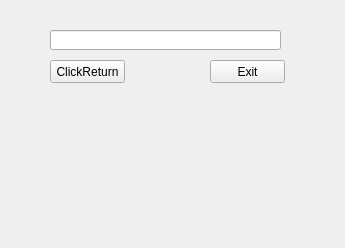
<?xml version="1.0" encoding="UTF-8"?>
<ui version="4.0">
 <class>Qt_firstappClass</class>
 <widget class="QMainWindow" name="Qt_firstappClass">
  <property name="geometry">
   <rect>
    <x>0</x>
    <y>0</y>
    <width>345</width>
    <height>248</height>
   </rect>
  </property>
  <property name="windowTitle">
   <string>Qt_firstapp</string>
  </property>
  <widget class="QWidget" name="centralWidget">
   <widget class="QPushButton" name="ExitBtn">
    <property name="geometry">
     <rect>
      <x>210</x>
      <y>60</y>
      <width>75</width>
      <height>23</height>
     </rect>
    </property>
    <property name="text">
     <string>Exit</string>
    </property>
   </widget>
   <widget class="QPushButton" name="ClickRetBtn">
    <property name="geometry">
     <rect>
      <x>50</x>
      <y>60</y>
      <width>75</width>
      <height>23</height>
     </rect>
    </property>
    <property name="text">
     <string>ClickReturn</string>
    </property>
   </widget>
   <widget class="QLineEdit" name="ReturnLine">
    <property name="geometry">
     <rect>
      <x>50</x>
      <y>30</y>
      <width>231</width>
      <height>20</height>
     </rect>
    </property>
   </widget>
  </widget>
 </widget>
 <layoutdefault spacing="6" margin="11"/>
 <resources>
  <include location="Qt_firstapp.qrc"/>
 </resources>
 <connections>
  <connection>
   <sender>ExitBtn</sender>
   <signal>clicked(bool)</signal>
   <receiver>Qt_firstappClass</receiver>
   <slot>close()</slot>
   <hints>
    <hint type="sourcelabel">
     <x>277</x>
     <y>211</y>
    </hint>
    <hint type="destinationlabel">
     <x>172</x>
     <y>123</y>
    </hint>
   </hints>
  </connection>
 </connections>
</ui>
